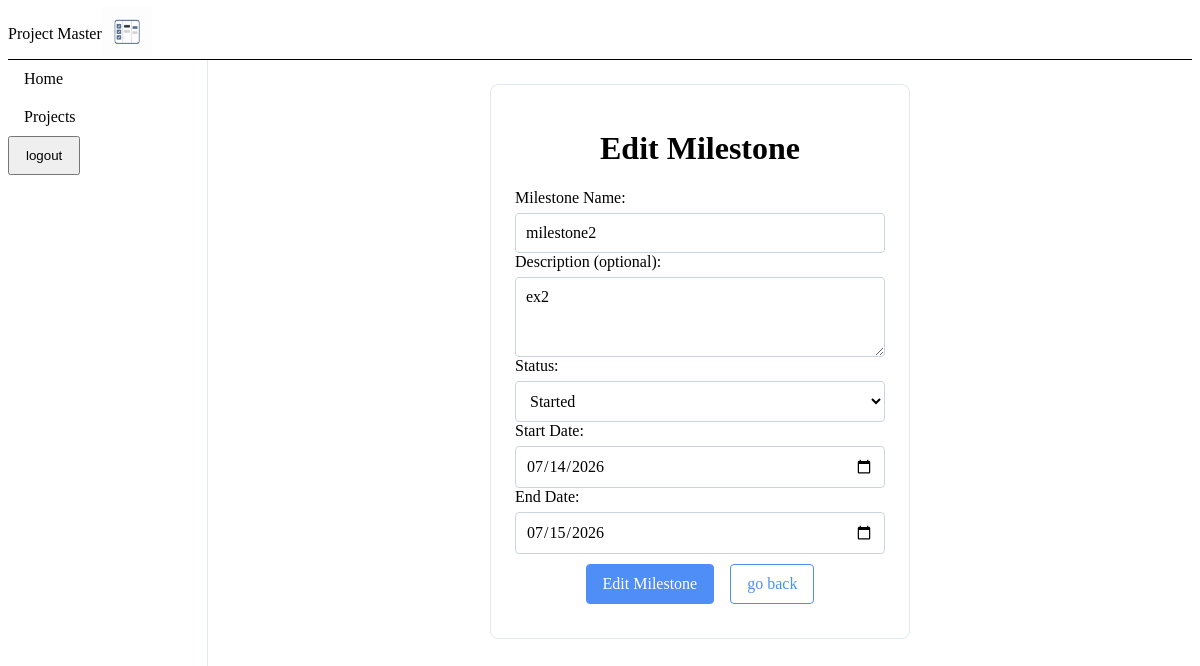
The app's page /project/3/5/edit (signed in), older data.
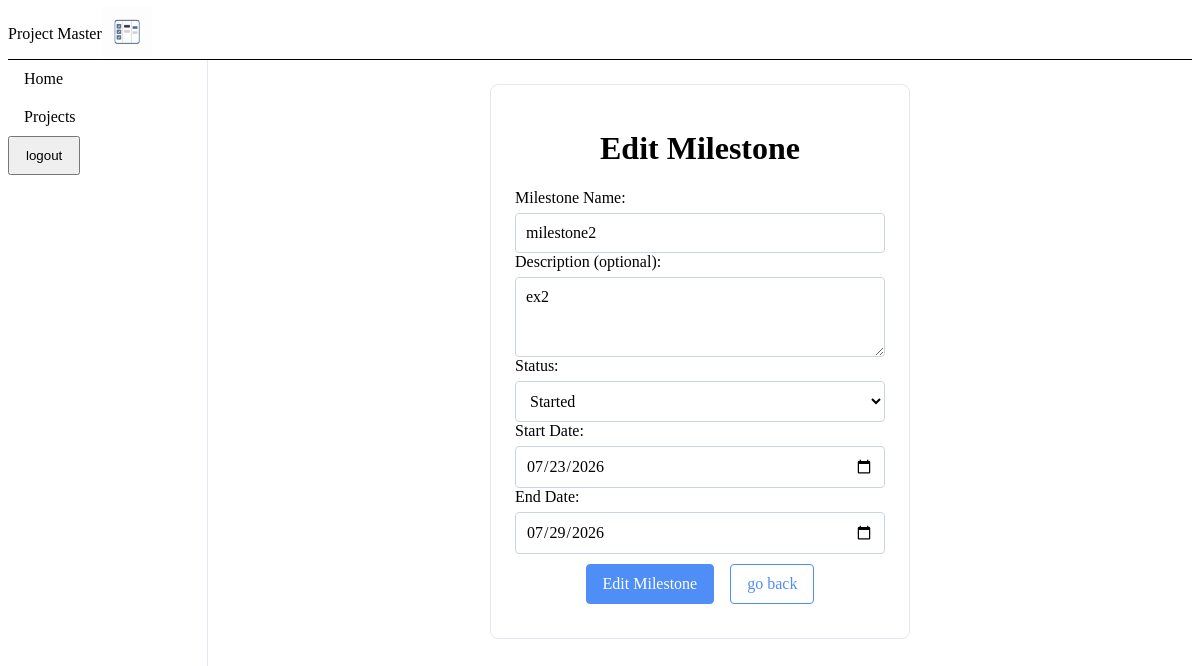
The same page, newer data.
### models.py (models this page shows)
class Milestone(db.Model):
    milestoneId: Mapped[int] = mapped_column(primary_key=True)
    projectId: Mapped[int] = mapped_column(ForeignKey('project.projectId'), nullable=False)
    milestoneName:Mapped[str] = mapped_column(nullable=False)
    description:Mapped[str] = mapped_column(nullable=True)
    startDate: Mapped[date] = mapped_column(Date, nullable=False)
    endDate: Mapped[date] = mapped_column(Date, nullable=False)
    status: Mapped[str] = mapped_column(nullable=False)
    createdAt:Mapped[datetime] = mapped_column(default=lambda: datetime.now(timezone.utc) ,nullable=False)

### app.py (the view, shortened to what this page needs)
@app.route('/project/<int:projectId>/<int:milestoneId>/edit', methods=['GET', 'POST'])
@login_required
def edit_milestone(projectId,milestoneId):
    project = Project.query.filter_by(projectId=projectId,userId=current_user.userId).first_or_404()
    milestone = Milestone.query.filter_by(projectId=projectId,milestoneId=milestoneId).first_or_404()
    return render_template('edit_milestone.html',milestone=milestone, project=project)

### app.py (called while the page is built)
@login_manager.user_loader
def load_user(user_id):
    return User.query.get(int(user_id))

### templates/edit_milestone.html (shortened to what this page needs)
    {% extends 'base.html' %}
    {% block styles %} <link rel="stylesheet" href="{{ url_for('static', filename= 'css/forms.css') }}"> {% endblock %}
    {% block content %}
    <div class="form-container">
        <div class="edit-milestone-card">
            <h1 class="card-title">Edit Milestone</h1>
            <form class="edit-milestone-form" action="{{ url_for('edit_milestone', projectId=project.projectId, milestoneId=milestone.milestoneId) }}" method="POST">
                <div class="form-field">
                    <label for="milestoneName">Milestone Name:</label>
                    <input type="text" id="milestoneName" name="milestoneName" value="{{ milestone.milestoneName }}" required>
                </div>
                <div class="form-field">
                    <label for="milestoneDescription">Description (optional):</label>
                    <textarea id="milestoneDescription" name="milestoneDescription">{{ milestone.description }}</textarea>
                </div>
                <div class = "form-field">
                    <label for="milestoneStatus">Status:</label>
                    <select id="milestoneStatus" name="milestoneStatus">
                        <option value="Started" {% if milestone.status == 'Started' %} selected {% endif %} >Started</option>
                    </select>
                </div>
                <div class = "form-field">
                    <label for="milestoneStartDate">Start Date:</label>
                    <input type="date" id="milestoneStartDate" name="milestoneStartDate" value="{{ milestone.startDate }}" required>
                </div>
                <div class = "form-field">
                    <label for="milestoneEndDate">End Date:</label>
                    <input type="date" id="milestoneEndDate" name="milestoneEndDate" value="{{ milestone.endDate }}">
                </div>
                <div class ="btn-group">
                    <button class="btn btn-primary" type="submit">Edit Milestone</button>
                    <a class="btn btn-secondary" href="{{ url_for('project_detail', projectId=project.projectId) }}">go back</a>
                </div>
            </form>
        </div>
    </div>
    {% endblock %}

Row changes from the older to the newer data that the page shows:
changed Milestone "milestone2": milestoneStartDate "07/14/2026" → "07/23/2026"; milestoneEndDate "07/15/2026" → "07/29/2026"
